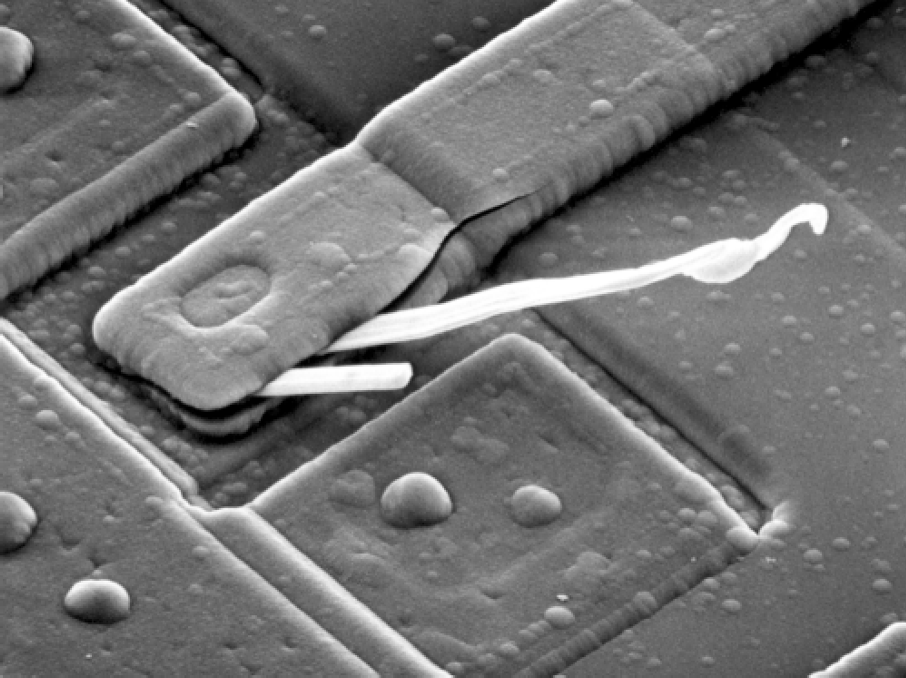
//> input picture ErosionDilation/image.tif, 906 x 678 px
$ ./ErosionDilation   (built with g++ and OpenCV 4)
//> lines starting //> are read from the running program, lines starting //| are printed output that depends on the picture
// ErosionDilation.cpp : Defines the entry point for the console application.
//

#include "stdafx.h"
#include <opencv2/core/core.hpp>
#include <opencv2/imgproc/imgproc.hpp>
#include <opencv2/highgui/highgui.hpp>
using namespace cv;

Mat src,dst,erosionDst,dilationDst;
int alphaSlider=0;
int erosionElem=0;
int erosionSize=0;
int dilationElem=0;
int dilationSize=0;
int const maxElem=2;
int const maxkernelSize=21;

void Erosion(int,void*);
void Dilation(int,void*);
void MyBlur(int,void*);

int _tmain(int argc, _TCHAR* argv[])
{
	src=imread("image.tif",CV_LOAD_IMAGE_GRAYSCALE);
//> src is the input picture: 678 rows x 906 cols, CV_8UC1; min 0, max 255, mean 112.6
	alphaSlider=0;
	namedWindow("图像",CV_WINDOW_AUTOSIZE);

	createTrackbar("滤波器大小","图像",&alphaSlider,50,MyBlur);
//> slider '滤波器大小' is set to 16

	namedWindow("腐蚀图像",CV_WINDOW_AUTOSIZE);
	createTrackbar("形态学\n 0:矩形\n 1:十字叉\n 2:椭圆:",
		"腐蚀图像",&erosionElem,maxElem,Erosion);
//> slider '形态学\n 0:矩形\n 1:十字叉\n 2:椭圆:' is set to 1
	createTrackbar("模板大小:\n 2n+1",
		"腐蚀图像",&erosionSize,maxkernelSize,Erosion);
//> slider '模板大小:\n 2n+1' is set to 7

	namedWindow("膨胀图像",CV_WINDOW_AUTOSIZE);
	createTrackbar("形态学\n 0:矩形\n 1:十字叉\n 2:椭圆:",
		"膨胀图像",&dilationElem,maxElem,Dilation);
//> slider '形态学\n 0:矩形\n 1:十字叉\n 2:椭圆:' is set to 1
	createTrackbar("模板大小:\n 2n+1",
		"膨胀图像",&dilationSize,maxkernelSize,Dilation);
//> slider '模板大小:\n 2n+1' is set to 7

	waitKey();
	return 0;
}

void MyBlur( int,void* )
{
	int i=alphaSlider%49;
	if (i%2==0)
	{
		i++;
	}
	blur(src,dst,Size(i,i),Point(-1,-1));
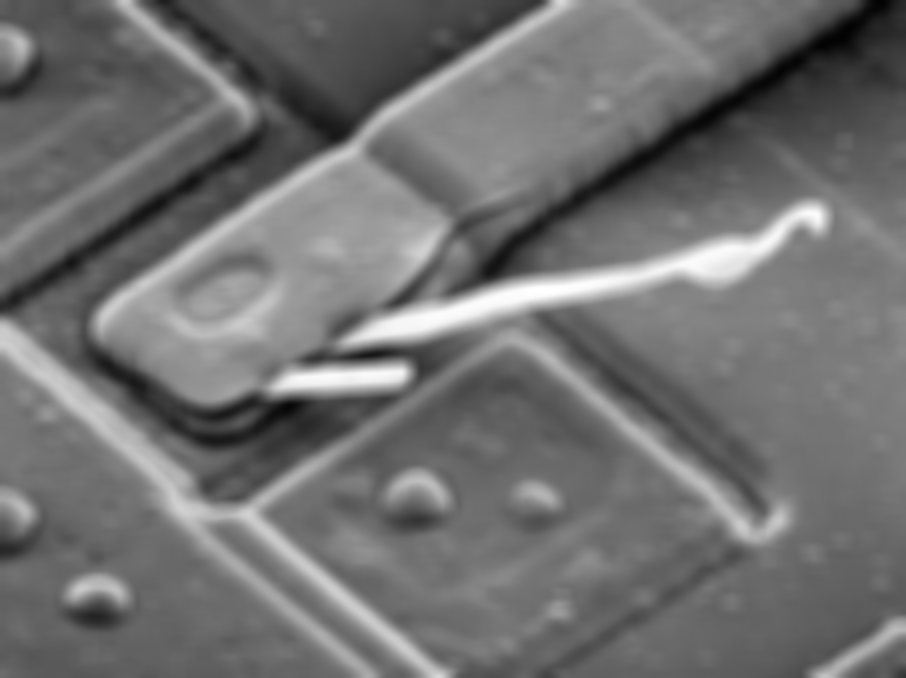
//> dst: 678 rows x 906 cols, CV_8UC1; min 2, max 255, mean 112.6
	imshow("图像",dst);
}

void Erosion( int,void* )
{
	int erosionType;
	switch (erosionElem)
	{
	case 0:
		erosionType=MORPH_RECT;break;
	case 1:
		erosionType=MORPH_CROSS;break;
	case 2:
		erosionType=MORPH_ELLIPSE;
		break;
	}

	Mat element=getStructuringElement(
		erosionType,Size(2*erosionSize+1,2*erosionSize+1),
		Point(erosionSize,erosionSize));
	erode(src,erosionDst,element);
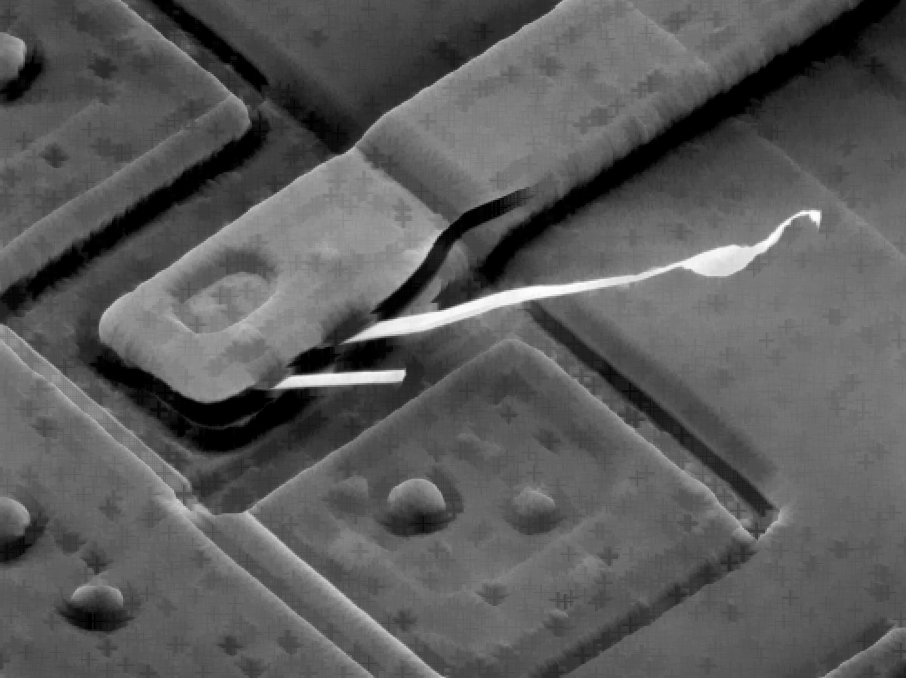
//> erosionDst: 678 rows x 906 cols, CV_8UC1; min 0, max 254, mean 90.9
	imshow("腐蚀图像",erosionDst);
}

void Dilation( int,void* )
{
	int dilationType;
	switch (dilationElem)
	{
	case 0:
		dilationType=MORPH_RECT;break;
	case 1:
		dilationType=MORPH_CROSS;break;
	case 2:
		dilationType=MORPH_ELLIPSE;break;
	default:
		break;
	}

	Mat element=getStructuringElement(dilationType,
		Size(dilationSize*2+1,dilationSize*2+1),
		Point(dilationSize,dilationSize));
	dilate(src,dilationDst,element);
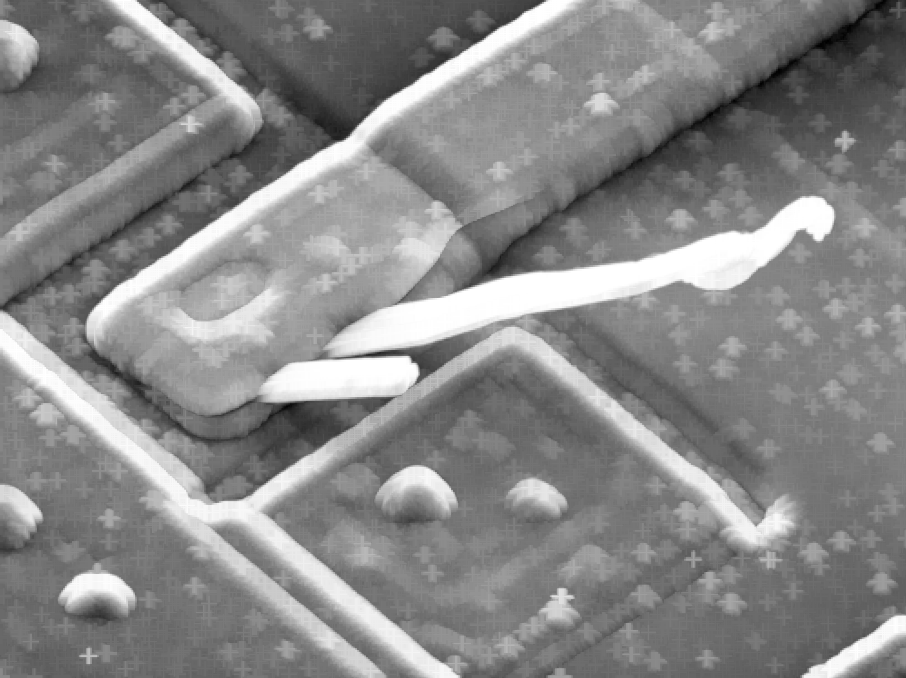
//> dilationDst: 678 rows x 906 cols, CV_8UC1; min 0, max 255, mean 136
	imshow("膨胀图像",dilationDst);
}
